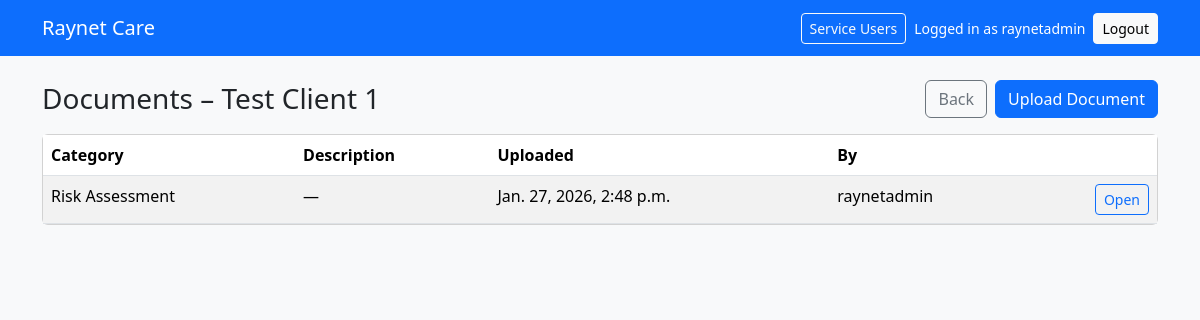
The page /service-users/1/documents/ (signed in) on the database its author committed.
### care/models.py (models this page shows, shortened)
class ServiceUser(models.Model):
    full_name = models.CharField(max_length=200)
    date_of_birth = models.DateField(null=True, blank=True)
    address = models.TextField(blank=True)
    key_notes = models.TextField(blank=True, help_text="Allergies, risks, key info")

class Document(models.Model):
    CATEGORY_CHOICES = [
        ("CARE_PLAN", "Care Plan"),
        ("RISK_ASSESSMENT", "Risk Assessment"),
        ("CONSENT", "Consent"),
        ("MEDICATION", "Medication"),
        ("INCIDENT", "Incident Report"),
        ("OTHER", "Other"),
    ]
    service_user = models.ForeignKey(
        ServiceUser,
        on_delete=models.CASCADE,
        related_name="documents"
    )
    category = models.CharField(
        max_length=50,
        choices=CATEGORY_CHOICES
    )
    file = models.FileField(
        upload_to="service_user_docs/"
    )
    description = models.CharField(
        max_length=255,
        blank=True
    )
    uploaded_by = models.ForeignKey(
        User,
        on_delete=models.PROTECT
    )
    uploaded_at = models.DateTimeField(
        auto_now_add=True
    )

### care/views.py (the view)
# urls.py: path("service-users/<int:pk>/documents/", views.documents_list, name="documents_list"),
@login_required
def documents_list(request, pk):
    su = get_object_or_404(ServiceUser, pk=pk)
    if su not in visible_service_users(request.user):
        return HttpResponse("Forbidden", status=403)
    docs = Document.objects.filter(service_user=su).order_by("-uploaded_at")
    return render(request, "care/documents_list.html", {"su": su, "docs": docs})

### care/views.py (called while the page is built, shortened)
def visible_service_users(user):
    if user.is_superuser:
        return ServiceUser.objects.all()

### care/templates/care/documents_list.html
{% extends "care/base.html" %}
{% block content %}
<div class="d-flex justify-content-between align-items-center mb-3">
  <h3 class="mb-0">Documents – {{ su.full_name }}</h3>
  <div class="d-flex gap-2">
    <a class="btn btn-outline-secondary" href="{% url 'care:serviceuser_detail' su.pk %}">Back</a>
    <a class="btn btn-primary" href="{% url 'care:document_upload' su.pk %}">Upload Document</a>
  </div>
</div>
<div class="card">
  <div class="table-responsive">
    <table class="table table-striped mb-0">
      <thead>
        <tr>
          <th>Category</th>
          <th>Description</th>
          <th>Uploaded</th>
          <th>By</th>
          <th></th>
        </tr>
      </thead>
      <tbody>
        {% for d in docs %}
        <tr>
          <td>{{ d.get_category_display }}</td>
          <td>{{ d.description|default:"—" }}</td>
          <td>{{ d.uploaded_at }}</td>
          <td>{{ d.uploaded_by.username }}</td>
          <td class="text-end">
            <a class="btn btn-sm btn-outline-primary" href="{{ d.file.url }}" target="_blank">Open</a>
          </td>
        </tr>
        {% empty %}
        <tr><td colspan="5">No documents uploaded yet.</td></tr>
        {% endfor %}
      </tbody>
    </table>
  </div>
</div>
{% endblock %}

### care/templates/care/base.html (shortened to what this page needs)
<!doctype html>
<html>
<head>
  <link href="https://cdn.jsdelivr.net/npm/bootstrap@5.3.3/dist/css/bootstrap.min.css" rel="stylesheet">
</head>
<body class="bg-light">
<nav class="navbar navbar-expand-lg navbar-dark bg-primary">
  <div class="container">
    <a class="navbar-brand" href="/service-users/">Raynet Care</a>
    <div class="ms-auto d-flex align-items-center gap-2">
      <a class="btn btn-outline-light btn-sm" href="/service-users/">Service Users</a>
      {% if user.is_authenticated %}
        <span class="text-white small">Logged in as {{ user.username }}</span>
        <a class="btn btn-light btn-sm" href="/logout/">Logout</a>
      {% else %}
        <a class="btn btn-light btn-sm" href="/login/">Login</a>
      {% endif %}
    </div>
  </div>
</nav>
<div class="container my-4">
  {% block content %}{% endblock %}
</div>
</body>
</html>

### rows shown on the page
ServiceUser: full_name "Test Client 1"
Document: category "Risk Assessment", description "—", uploaded_at "Jan. 27, 2026, 2:48 p.m.", uploaded_by.username "raynetadmin"

### other values the page prints
{{ user.username }} "raynetadmin"
